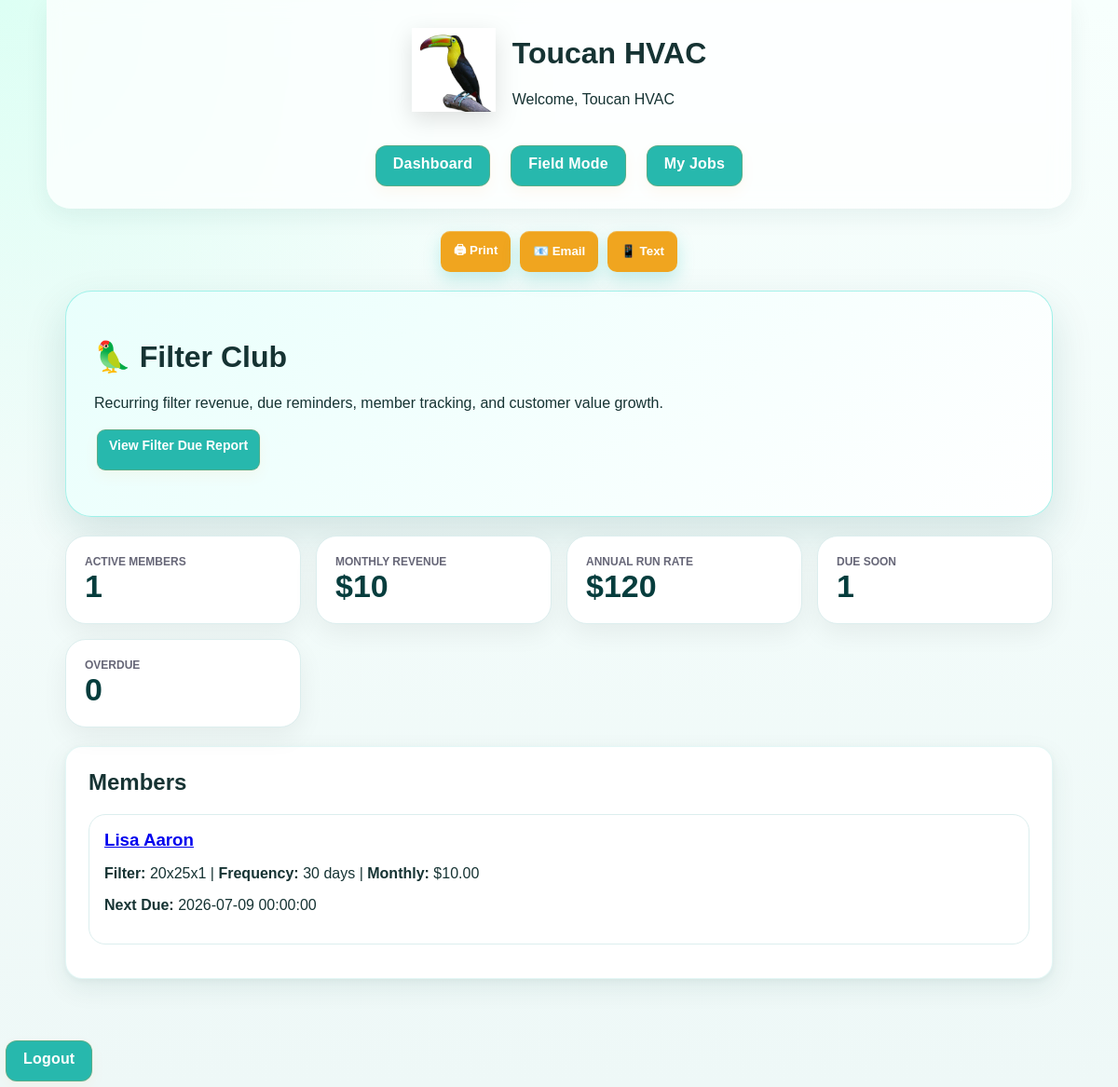
/reports/filter-club, run on the app's committed database.
### app.py (models this page shows)
class Customer(db.Model):
    id = db.Column(db.Integer, primary_key=True)
    first_name = db.Column(db.String(120), nullable=False)
    last_name = db.Column(db.String(120), nullable=False)
    phone = db.Column(db.String(50))
    email = db.Column(db.String(120))
    mailing_address = db.Column(db.String(255))
    birthday = db.Column(db.String(20))
    filter_club_member = db.Column(db.Boolean, default=False)
    filter_size = db.Column(db.String(80), nullable=True)
    filter_frequency_days = db.Column(db.Integer, nullable=True)
    filter_monthly_price = db.Column(db.Float, nullable=True)
    filter_last_service = db.Column(db.DateTime, nullable=True)
    filter_next_due = db.Column(db.DateTime, nullable=True)
    customer_since = db.Column(db.DateTime, default=datetime.utcnow)

### app.py (the view)
@app.route("/reports/filter-club")
def filter_club_report():
    ensure_filter_club_columns()
    members = Customer.query.filter_by(filter_club_member=True).order_by(Customer.last_name.asc()).all()
    all_customers = Customer.query.order_by(Customer.last_name.asc()).all()
    monthly_revenue = sum(float(c.filter_monthly_price or 0) for c in members)
    annual_revenue = monthly_revenue * 12
    now = datetime.utcnow()
    due_soon = []
    overdue = []
    for c in members:
        if c.filter_next_due:
            if c.filter_next_due < now:
                overdue.append(c)
            elif c.filter_next_due <= now + timedelta(days=30):
                due_soon.append(c)
    return render_template(
        "filter_club_report.html",
        members=members,
        all_customers=all_customers,
        monthly_revenue=monthly_revenue,
        annual_revenue=annual_revenue,
        due_soon=due_soon,
        overdue=overdue
    )

### app.py (called while the page is built, shortened)
def ensure_filter_club_columns():
    from sqlalchemy import text as sa_text, inspect
    try:
        inspector = inspect(db.engine)
        cols = [c["name"] for c in inspector.get_columns("customer")]
        needed = {
            "filter_club_member": "BOOLEAN DEFAULT 0",
            "filter_size": "VARCHAR(80)",
            "filter_frequency_days": "INTEGER",
            "filter_monthly_price": "FLOAT",
            "filter_last_service": "DATETIME",
            "filter_next_due": "DATETIME",
            "customer_since": "DATETIME"
        }
        with db.engine.begin() as conn:
            for col, sql_type in needed.items():
                if col not in cols:
                    conn.execute(sa_text(f"ALTER TABLE customer ADD COLUMN {col} {sql_type}"))
    except Exception as e:
        print("Filter Club column check skipped:", e)

@app.before_request
def force_admin_user_once():
    global _admin_bootstrap_done
    if _admin_bootstrap_done:
        return

### templates/filter_club_report.html (shortened to what this page needs)
{% extends "base.html" %}
{% block content %}
<div class="club-hero">
  <h1>🦜 Filter Club</h1>
  <p>Recurring filter revenue, due reminders, member tracking, and customer value growth.</p><p><a class="action-btn" href="/reports/filter-club/due">View Filter Due Report</a></p>
</div>
<div class="club-grid">
  <div class="club-card"><div class="label">Active Members</div><div class="value">{{ members|length }}</div></div>
  <div class="club-card"><div class="label">Monthly Revenue</div><div class="value">${{ "%.0f"|format(monthly_revenue) }}</div></div>
  <div class="club-card"><div class="label">Annual Run Rate</div><div class="value">${{ "%.0f"|format(annual_revenue) }}</div></div>
  <div class="club-card"><div class="label">Due Soon</div><div class="value">{{ due_soon|length }}</div></div>
  <div class="club-card"><div class="label">Overdue</div><div class="value">{{ overdue|length }}</div></div>
</div>
<div class="card">
  <h2>Members</h2>
  {% if members %}
    {% for c in members %}
      <div class="member-card">
        <h3 style="margin:0;"><a href="/customer/{{ c.id }}">{{ c.first_name }} {{ c.last_name }}</a></h3>
        <p>
          <b>Filter:</b> {{ c.filter_size or "—" }} |
          <b>Frequency:</b> {{ c.filter_frequency_days or "—" }} days |
          <b>Monthly:</b> ${{ "%.2f"|format(c.filter_monthly_price or 0) }}
        </p>
        <p><b>Next Due:</b> {{ c.filter_next_due or "Not set" }}</p>
      </div>
    {% endfor %}
  {% else %}
    <p>No Filter Club members yet.</p>
  {% endif %}
</div>
{% endblock %}

### static/style.css (style rules this page uses)
body { margin: 0; font-family: Arial, sans-serif; background: #f4f7f8; color: #1f2937; }
.card, .hero-card, .stat-card { background: white; border-radius: 16px; padding: 20px; margin-bottom: 20px; box-shadow: 0 8px 20px rgba(0,0,0,0.08); }
.action-btn { display: inline-block; padding: 10px 14px; border-radius: 10px; text-decoration: none; font-weight: 800; background: #27b8ad; color: white !important; }
.action-btn { display: inline-block !important; padding: 10px 14px !important; border-radius: 10px !important; text-decoration: none !important; font-weight: 800 !important; background: #27b8ad !important; color: white !important; }
.action-btn { display:inline-block !important; padding:10px 14px !important; border-radius:10px !important; text-decoration:none !important; font-weight:800 !important; color:white !important; background:#27b8ad !important; }
.action-btn { display: inline-block !important; padding: 8px 12px !important; border-radius: 9px !important; text-decoration: none !important; font-weight: 800 !important; color: white !important; margin-right: 6px !important; font-size: 14px !important; }
.action-btn { display: inline-block !important; padding: 8px 12px !important; border-radius: 9px !important; text-decoration: none !important; font-weight: 800 !important; color: white !important; margin: 3px !important; background: #27b8ad !important; font-size: 14px !important; }
.action-btn { display: inline-block; padding: 10px 16px; border-radius: 10px; background: #27bdb3; color: white; font-weight: bold; text-decoration: none; }
.card { background: white; border-radius: 18px; padding: 24px; margin: 20px auto; box-shadow: 0 4px 16px rgba(0,0,0,0.08); }
* { box-sizing: border-box; }
body { margin: 0; background: #f4fbfa; color: #163333; }
a { -webkit-tap-highlight-color: transparent; }
.card, .dashboard-hero, .dash-card { border: 1px solid rgba(0,0,0,0.04); }
.card h1, .card h2, .dashboard-hero h1 { margin-top: 0; }
button, .action-btn, .nav-pill, input[type="submit"] { cursor: pointer; min-height: 44px; }
.label { font-weight: bold; font-size: 17px; }
:root { --toucan-teal: #27bdb3; --toucan-teal-dark: #168f88; --toucan-gold: #f5a313; --soft-bg: #f3fbfa; --ink: #173b3b; }
body { background: radial-gradient(circle at top left, rgba(127,255,212,0.22), transparent 35%), linear-gradient(180deg, #f7fffd 0%, #eef8f7 100%); }
.card, .dash-card, .mobile-action-card, .mobile-job-card, .customer-list-card, .equipment-card, .photo-card { border: 1px solid rgba(39,189,179,0.12); box-shadow: 0 10px 28px rgba(9, 74, 70, 0.08), 0 2px 6px rgba(9, 74, 70, 0.05); transition: transform 0.18s ease, box-shadow 0.18s ease; }
.action-btn, .nav-pill, button, input[type="submit"], .invoice-action-link { border: none; background: linear-gradient(135deg, var(--toucan-teal), var(--toucan-teal-dark)); color: white; box-shadow: 0 8px 18px rgba(39,189,179,0.25), inset 0 1px 0 rgba(255,255,255,0.25); transition: transform 0.15s ease, box-shadow 0.15s ease, opacity 0.15s ease; }
body:not(.login-page) a.action-btn:not([href*="login"]), body:not(.login-page) button.action-btn, body:not(.login-page) .nav-pill:not([href*="login"]) { border: 1px solid rgba(255, 132, 0, 0.20) !important; box-shadow: 0 0 0 1px rgba(255, 132, 0, 0.045), 0 6px 16px rgba(255, 132, 0, 0.055) !important; }

### templates/filter_club_report.html (style rules this page uses)
.club-hero { background: linear-gradient(135deg, #e9fffc, #ffffff); border: 1px solid rgba(64,224,208,.45); border-radius: 28px; padding: 30px; box-shadow: 0 18px 45px rgba(0,80,80,.14); }
.club-grid { display:grid; grid-template-columns:repeat(auto-fit,minmax(210px,1fr)); gap:16px; margin:20px 0; }
.club-card { background:white; border:1px solid #dceeee; border-radius:22px; padding:20px; box-shadow:0 10px 28px rgba(0,0,0,.06); }
.club-card .label { color:#667; font-size:12px; font-weight:900; text-transform:uppercase; }
.club-card .value { font-size:34px; font-weight:900; color:#063d3d; }
.member-card { background:#fff; border:1px solid #dceeee; border-radius:18px; padding:16px; margin:12px 0; }

### data on the page
Customer: first_name "Lisa", last_name "Aaron", filter_size "20x25x1", filter_frequency_days "30", filter_monthly_price "10.00", filter_next_due "2026-07-09 00:00:00"

### other printed values
{{ user.name if user else "Toucan HVAC" }} "Toucan HVAC"
{{ members|length }} "1"
{{ "%.0f"|format(monthly_revenue) }} "10"
{{ "%.0f"|format(annual_revenue) }} "120"
{{ due_soon|length }} "1"
{{ overdue|length }} "0"
